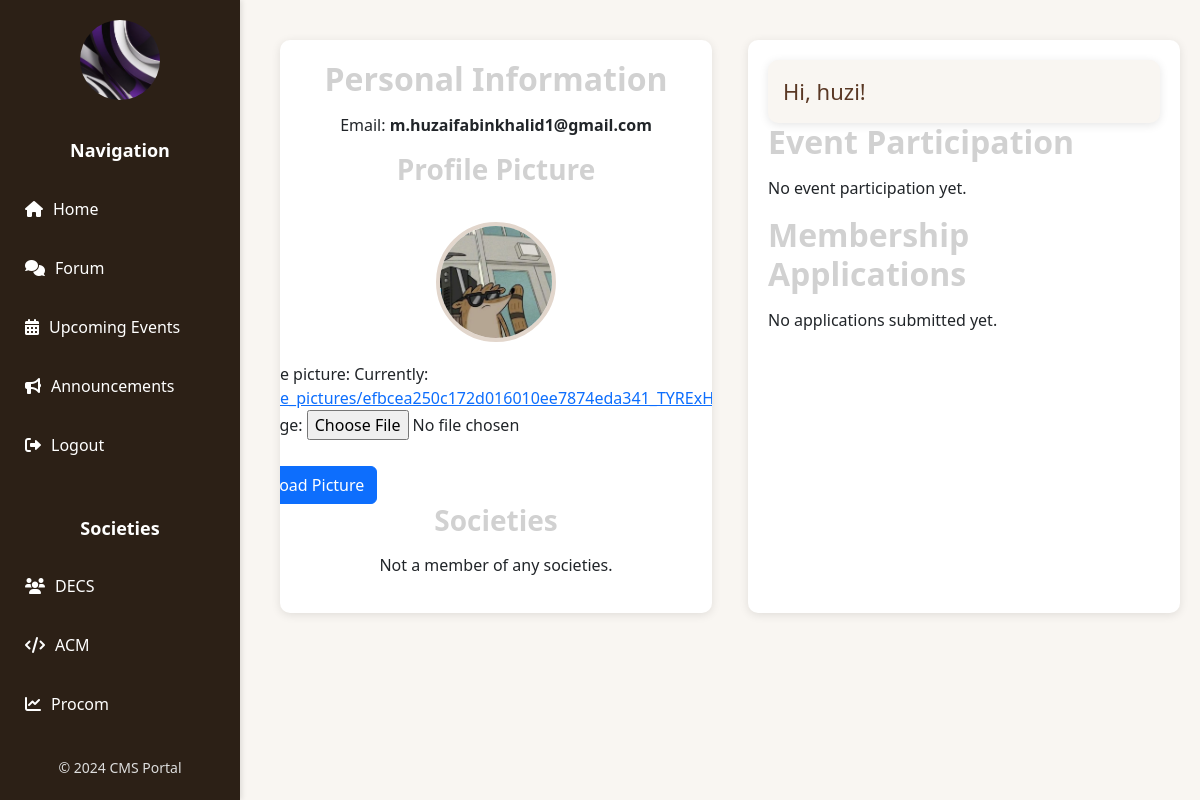
Page /profile/huzi/ (signed in) on the committed database.
### loginreg/models.py (models this page shows, shortened)
class CustomUser(AbstractUser):
    email = models.EmailField(unique=True)
    isadmin = models.BooleanField(default=False)
    profile_picture = models.ImageField(upload_to="profile_pictures/", default="profile_pictures/default.png")

### Society/views.py (the view)
# urls.py: path('profile/<str:username>/', sviews.profile_view, name='user_profile'),
@login_required
def profile_view(request, username):
    user = get_object_or_404(CustomUser, username=username)
    societies = user.society_members.all()
    admin_societies = user.society_admins.all()
    participation_details = ParticipationDetail.objects.filter(participant=user)
    membership_applications = MembershipApplication.objects.filter(user=user)
    user_posts = Post.objects.filter(author=user).order_by('-created_at')  # Fetch user posts
    user_comments = Comment.objects.filter(author=user).order_by('-created_at')  # Fetch user comments
    if request.method == "POST" and request.user == user:
        form = ProfilePictureForm(request.POST, request.FILES, instance=user)
        if form.is_valid():
            form.save()
    else:
        form = ProfilePictureForm(instance=user) if request.user == user else None
    context = {
        "user": user,
        "societies": societies,
        "admin_societies": admin_societies,
        "participation_details": participation_details,
        "membership_applications": membership_applications,
        "user_posts": user_posts,
        "user_comments": user_comments,
        "form": form,
    }
    return render(request, "profile.html", context)

### Society/forms.py
class ProfilePictureForm(forms.ModelForm):
    class Meta:
        model = CustomUser
        fields = ['profile_picture']

### Templates/profile.html (shortened to what this page needs)
<!DOCTYPE html>
<html lang="en">
<head>
    <link href="https://cdn.jsdelivr.net/npm/bootstrap@5.3.0/dist/css/bootstrap.min.css" rel="stylesheet">
    <link rel="stylesheet" href="https://cdnjs.cloudflare.com/ajax/libs/font-awesome/6.0.0/css/all.min.css">
</head>
<body>
<div class="sidebar">
    <div class="logo-container" style="text-align: center;">
        <img src="/static/images/b2.jpg" alt="CMS Logo" class="rounded-circle" style="width: 80px; height: 80px; object-fit: cover;">
    </div>
    <h3 class="text-center" style="color: #fff; margin-top: 20px;">Navigation</h3>
    <ul class="list-unstyled">
        <li><a href="{% url 'home' %}"><i class="fas fa-home"></i> Home</a></li>
        <li><a href="{% url 'forumhome' %}"><i class="fas fa-comments"></i> Forum</a></li>
        <li><a href="{% url 'upcoming_events' society_id=1 %}"><i class="fas fa-calendar-alt"></i> Upcoming Events</a></li>
        <li><a href="{% url 'announcements_page' society_id=1 %}"><i class="fas fa-bullhorn"></i> Announcements</a></li>
        <li><a href="{% url 'logout' %}"><i class="fas fa-sign-out-alt"></i> Logout</a></li>
    </ul>
    <h3 class="text-center" style="color: #fff; margin-top: 20px;">Societies</h3>
    <ul class="list-unstyled">
        <li><a href="{% url 'decshome' %}"><i class="fas fa-users"></i> DECS</a></li>
        <li><a href="{% url 'acmhome' %}"><i class="fas fa-code"></i> ACM</a></li>
        <li><a href="{% url 'pcomhome' %}"><i class="fas fa-chart-line"></i> Procom</a></li>
    </ul>
    <div class="sidebar-footer mt-auto text-center">
        <p style="font-size: 14px; color: #ddd;">&copy; 2024 CMS Portal</p>
    </div>
</div>
    <div class="content">
        <div class="left-section">
            <h2>Personal Information</h2>
            <p>Email: <strong>{{ user.email }}</strong></p>
            <h3>Profile Picture</h3>
            <img src="{{ user.profile_picture.url }}" alt="Profile Picture" width="120" height="120">
            <form method="post" enctype="multipart/form-data">
                {{ form.as_p }}
                <button type="submit" class="btn btn-primary">Upload Picture</button>
            </form>
            <h3>Societies</h3>
            <div class="scrollable">
                {% if admin_societies %}
                    <h4>Admin of:</h4>
                    <ul>
                        {% for society in admin_societies %}
                            <li>{{ society.name }}</li>
                        {% endfor %}
                    </ul>
                {% else %}
                    <p>Not a member of any societies.</p>
                {% endif %}
            </div>
        </div>
        <div class="right-section">
            <div class="header">
                Hi, {{ user.username }}!
            </div>
            <h2>Event Participation</h2>
            <div class="scrollable">
                {% if participation_details %}
                    <ul>
                        {% for participation in participation_details %}
                            <li>
                                Event: <strong>{{ participation.event.title }}</strong><br>
                                Position: {{ participation.position }}
                            </li>
                        {% endfor %}
                    </ul>
                {% else %}
                    <p>No event participation yet.</p>
                {% endif %}
            </div>
            <h2>Membership Applications</h2>
            <div class="scrollable">
                {% if membership_applications %}
                    <ul>
                        {% for application in membership_applications %}
                            <li>
                                {{ application.society.name }} - Status: <strong>{{ application.status }}</strong>
                            </li>
                        {% endfor %}
                    </ul>
                {% else %}
                    <p>No applications submitted yet.</p>
                {% endif %}
            </div>
        </div>
    </div>
</body>
</html>

### Templates/profile.html (style rules this page uses)
body { margin: 0; padding: 0; font-family: 'Segoe UI', sans-serif; background-color: #f9f6f2; }
.sidebar { position: fixed; top: 0; left: 0; width: 240px; height: 100vh; background-color: #2c2016; color: white; padding: 20px 15px; box-shadow: 2px 0 5px rgba(0, 0, 0, 0.1); display: flex; flex-direction: column; align-items: center; }
.sidebar img { width: 100px; height: 100px; border-radius: 50%; margin-bottom: 20px; object-fit: cover; }
.sidebar h3 { text-align: center; margin-bottom: 25px; font-weight: bold; font-size: 18px; }
.sidebar ul { list-style: none; padding: 0; width: 100%; }
.sidebar ul li { margin-bottom: 15px; display: flex; align-items: center; }
.sidebar ul li a { color: #fff; text-decoration: none; font-size: 16px; padding: 10px; border-radius: 5px; width: 100%; display: flex; align-items: center; gap: 10px; }
.content { margin-left: 260px; margin-top: 20px; padding: 20px; display: flex; justify-content: space-between; gap: 20px; }
.left-section, .right-section { width: 48%; background: #fff; border-radius: 10px; box-shadow: 0 2px 10px rgba(0, 0, 0, 0.1); padding: 20px; overflow: hidden; }
.left-section { display: flex; flex-direction: column; align-items: center; }
.left-section img { border-radius: 50%; margin: 20px 0; border: 4px solid #e2d6cc; }
h2, h3 { color: #d1d1d1; font-weight: bold; margin-bottom: 15px; }
.header { display: flex; justify-content: flex-start; align-items: center; background-color: #f9f6f2; color: #5a3825; font-size: 22px; padding: 15px; border-radius: 10px; box-shadow: 0 2px 10px rgba(0, 0, 0, 0.1); }
ul { list-style: disc; padding-left: 20px; }
.btn { margin-top: 10px; }
.scrollable { max-height: 200px; overflow-y: auto; }

### rows in the picture
CustomUser: email "m.huzaifabinkhalid1@gmail.com", profile_picture (picture), username "huzi"
